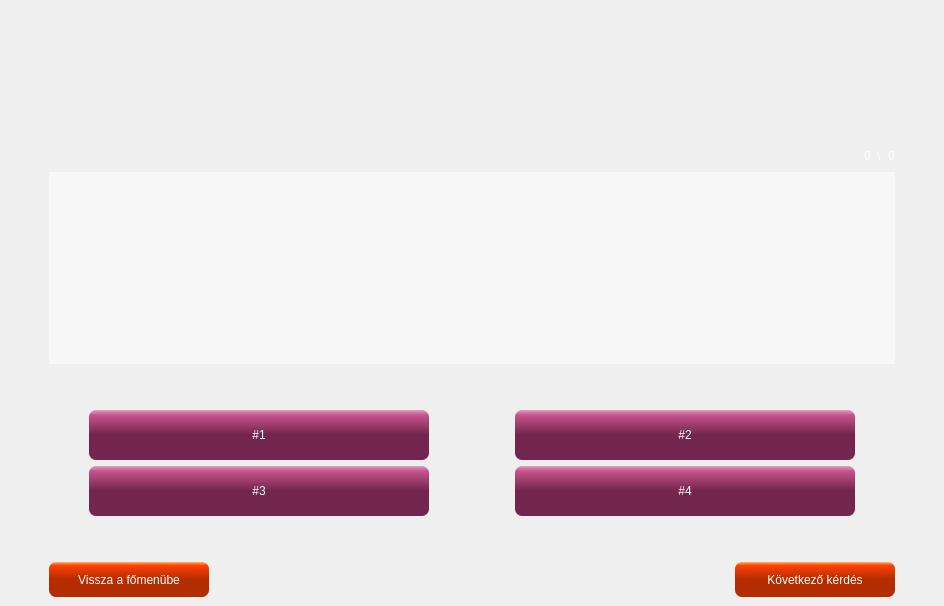
<?xml version="1.0" encoding="UTF-8"?>
<ui version="4.0">
 <class>QuizFelulet</class>
 <widget class="QMainWindow" name="QuizFelulet">
  <property name="geometry">
   <rect>
    <x>0</x>
    <y>0</y>
    <width>944</width>
    <height>606</height>
   </rect>
  </property>
  <property name="windowTitle">
   <string>MainWindow</string>
  </property>
  <widget class="QWidget" name="centralwidget">
   <property name="styleSheet">
    <string notr="true">QPushButton {
color: white;
font: bold 11pt &quot;MS Shell Dlg 2&quot;;
background-color: QLinearGradient( x1: 0, y1: 0, x2: 0, y2: 1, stop: 0 #df9fbf, stop: 0.1 #c6538c,  stop: 0.49 #73264d );
selection-background-color: blue;
border-radius: 7px;

margin-left: 0px;
/*ccc*/
}
QPushButton:hover {
background-color: QLinearGradient( x1: 0, y1: 0, x2: 0, y2: 1, stop: 0 #f2d9e6, stop: 0.1 #cc6699,  stop: 0.49 #d98cb3 );
}
QLabel{
	font: bold 12pt &quot;MS Shell Dlg 2&quot;;
	color: rgb(255, 255, 255);
}</string>
   </property>
   <layout class="QGridLayout" name="gridLayout">
    <item row="1" column="1" rowspan="2" colspan="2">
     <layout class="QVBoxLayout" name="verticalLayout_4">
      <item>
       <layout class="QVBoxLayout" name="verticalLayout_3">
        <item>
         <layout class="QVBoxLayout" name="verticalLayout_2">
          <item>
           <layout class="QHBoxLayout" name="horizontalLayout_3">
            <item>
             <spacer name="horizontalSpacer">
              <property name="orientation">
               <enum>Qt::Horizontal</enum>
              </property>
              <property name="sizeHint" stdset="0">
               <size>
                <width>40</width>
                <height>20</height>
               </size>
              </property>
             </spacer>
            </item>
            <item>
             <widget class="QLabel" name="counter">
              <property name="text">
               <string>0</string>
              </property>
             </widget>
            </item>
            <item>
             <widget class="QLabel" name="label_3">
              <property name="text">
               <string>\</string>
              </property>
             </widget>
            </item>
            <item>
             <widget class="QLabel" name="osszCounter">
              <property name="text">
               <string>0</string>
              </property>
             </widget>
            </item>
           </layout>
          </item>
          <item>
           <widget class="QTextEdit" name="kerdesTextEdit">
            <property name="acceptDrops">
             <bool>false</bool>
            </property>
            <property name="styleSheet">
             <string notr="true">/*background-color: transparent;*/
font: bold 13pt &quot;MS Shell Dlg 2&quot;;
background-color : rgb(255, 255, 255, 0.5);
opacity: 0.5;
color:rgb(0, 0, 0)</string>
            </property>
            <property name="frameShape">
             <enum>QFrame::NoFrame</enum>
            </property>
            <property name="frameShadow">
             <enum>QFrame::Plain</enum>
            </property>
            <property name="lineWrapMode">
             <enum>QTextEdit::WidgetWidth</enum>
            </property>
            <property name="readOnly">
             <bool>true</bool>
            </property>
            <property name="markdown">
             <string/>
            </property>
            <property name="html">
             <string>&lt;!DOCTYPE HTML PUBLIC &quot;-//W3C//DTD HTML 4.0//EN&quot; &quot;http://www.w3.org/TR/REC-html40/strict.dtd&quot;&gt;
&lt;html&gt;&lt;head&gt;&lt;meta name=&quot;qrichtext&quot; content=&quot;1&quot; /&gt;&lt;style type=&quot;text/css&quot;&gt;
p, li { white-space: pre-wrap; }
&lt;/style&gt;&lt;/head&gt;&lt;body style=&quot; font-family:'MS Shell Dlg 2'; font-size:13pt; font-weight:600; font-style:normal;&quot;&gt;
&lt;p align=&quot;center&quot; style=&quot;-qt-paragraph-type:empty; margin-top:0px; margin-bottom:0px; margin-left:0px; margin-right:0px; -qt-block-indent:0; text-indent:0px;&quot;&gt;&lt;br /&gt;&lt;/p&gt;
&lt;p align=&quot;center&quot; style=&quot;-qt-paragraph-type:empty; margin-top:0px; margin-bottom:0px; margin-left:0px; margin-right:0px; -qt-block-indent:0; text-indent:0px;&quot;&gt;&lt;br /&gt;&lt;/p&gt;
&lt;p align=&quot;center&quot; style=&quot;-qt-paragraph-type:empty; margin-top:0px; margin-bottom:0px; margin-left:0px; margin-right:0px; -qt-block-indent:0; text-indent:0px;&quot;&gt;&lt;br /&gt;&lt;/p&gt;&lt;/body&gt;&lt;/html&gt;</string>
            </property>
           </widget>
          </item>
          <item>
           <spacer name="verticalSpacer_2">
            <property name="orientation">
             <enum>Qt::Vertical</enum>
            </property>
            <property name="sizeHint" stdset="0">
             <size>
              <width>20</width>
              <height>40</height>
             </size>
            </property>
           </spacer>
          </item>
         </layout>
        </item>
        <item>
         <layout class="QVBoxLayout" name="verticalLayout">
          <item>
           <layout class="QHBoxLayout" name="horizontalLayout">
            <item>
             <spacer name="horizontalSpacer_4">
              <property name="orientation">
               <enum>Qt::Horizontal</enum>
              </property>
              <property name="sizeType">
               <enum>QSizePolicy::Fixed</enum>
              </property>
              <property name="sizeHint" stdset="0">
               <size>
                <width>40</width>
                <height>20</height>
               </size>
              </property>
             </spacer>
            </item>
            <item>
             <widget class="QPushButton" name="valasz1Button">
              <property name="minimumSize">
               <size>
                <width>0</width>
                <height>50</height>
               </size>
              </property>
              <property name="text">
               <string>#1</string>
              </property>
             </widget>
            </item>
            <item>
             <spacer name="horizontalSpacer_2">
              <property name="orientation">
               <enum>Qt::Horizontal</enum>
              </property>
              <property name="sizeType">
               <enum>QSizePolicy::Fixed</enum>
              </property>
              <property name="sizeHint" stdset="0">
               <size>
                <width>80</width>
                <height>20</height>
               </size>
              </property>
             </spacer>
            </item>
            <item>
             <widget class="QPushButton" name="valasz2Button">
              <property name="minimumSize">
               <size>
                <width>50</width>
                <height>50</height>
               </size>
              </property>
              <property name="text">
               <string>#2</string>
              </property>
             </widget>
            </item>
            <item>
             <spacer name="horizontalSpacer_6">
              <property name="orientation">
               <enum>Qt::Horizontal</enum>
              </property>
              <property name="sizeType">
               <enum>QSizePolicy::Fixed</enum>
              </property>
              <property name="sizeHint" stdset="0">
               <size>
                <width>40</width>
                <height>20</height>
               </size>
              </property>
             </spacer>
            </item>
           </layout>
          </item>
          <item>
           <layout class="QHBoxLayout" name="horizontalLayout_2">
            <item>
             <spacer name="horizontalSpacer_5">
              <property name="orientation">
               <enum>Qt::Horizontal</enum>
              </property>
              <property name="sizeType">
               <enum>QSizePolicy::Fixed</enum>
              </property>
              <property name="sizeHint" stdset="0">
               <size>
                <width>40</width>
                <height>20</height>
               </size>
              </property>
             </spacer>
            </item>
            <item>
             <widget class="QPushButton" name="valasz3Button">
              <property name="minimumSize">
               <size>
                <width>0</width>
                <height>50</height>
               </size>
              </property>
              <property name="styleSheet">
               <string notr="true">QPushButton {
color: white;
font: bold 11pt &quot;MS Shell Dlg 2&quot;;
background-color: QLinearGradient( x1: 0, y1: 0, x2: 0, y2: 1, stop: 0 #df9fbf, stop: 0.1 #c6538c,  stop: 0.49 #73264d );
selection-background-color: blue;
border-radius: 7px;

margin-left: 0px;
/*ccc*/
}
QPushButton:hover {
background-color: QLinearGradient( x1: 0, y1: 0, x2: 0, y2: 1, stop: 0 #f2d9e6, stop: 0.1 #cc6699,  stop: 0.49 #d98cb3 );
}</string>
              </property>
              <property name="text">
               <string>#3</string>
              </property>
             </widget>
            </item>
            <item>
             <spacer name="horizontalSpacer_3">
              <property name="orientation">
               <enum>Qt::Horizontal</enum>
              </property>
              <property name="sizeType">
               <enum>QSizePolicy::Fixed</enum>
              </property>
              <property name="sizeHint" stdset="0">
               <size>
                <width>80</width>
                <height>20</height>
               </size>
              </property>
             </spacer>
            </item>
            <item>
             <widget class="QPushButton" name="valasz4Button">
              <property name="minimumSize">
               <size>
                <width>0</width>
                <height>50</height>
               </size>
              </property>
              <property name="text">
               <string>#4</string>
              </property>
             </widget>
            </item>
            <item>
             <spacer name="horizontalSpacer_7">
              <property name="orientation">
               <enum>Qt::Horizontal</enum>
              </property>
              <property name="sizeType">
               <enum>QSizePolicy::Fixed</enum>
              </property>
              <property name="sizeHint" stdset="0">
               <size>
                <width>40</width>
                <height>20</height>
               </size>
              </property>
             </spacer>
            </item>
           </layout>
          </item>
         </layout>
        </item>
        <item>
         <spacer name="verticalSpacer">
          <property name="orientation">
           <enum>Qt::Vertical</enum>
          </property>
          <property name="sizeHint" stdset="0">
           <size>
            <width>20</width>
            <height>40</height>
           </size>
          </property>
         </spacer>
        </item>
       </layout>
      </item>
      <item>
       <layout class="QHBoxLayout" name="horizontalLayout_4">
        <item>
         <widget class="QPushButton" name="nextQuestion_2">
          <property name="minimumSize">
           <size>
            <width>160</width>
            <height>35</height>
           </size>
          </property>
          <property name="maximumSize">
           <size>
            <width>350</width>
            <height>16777215</height>
           </size>
          </property>
          <property name="layoutDirection">
           <enum>Qt::LeftToRight</enum>
          </property>
          <property name="styleSheet">
           <string notr="true">QPushButton {
color: white;
font: bold 11pt &quot;MS Shell Dlg 2&quot;;
background-color: QLinearGradient( x1: 0, y1: 0, x2: 0, y2: 1, stop: 0 #ffb366, stop: 0.1 #ff4000,  stop: 0.49 #b32d00 );
selection-background-color: blue;
border-radius: 7px;

margin-left: 0px;
/*ccc*/
}
QPushButton:hover {
background-color: QLinearGradient( x1: 0, y1: 0, x2: 0, y2: 1, stop: 0 #f2d9e6, stop: 0.1 #cc6699,  stop: 0.49 #d98cb3 );
}</string>
          </property>
          <property name="text">
           <string>Vissza a főmenübe</string>
          </property>
         </widget>
        </item>
        <item>
         <spacer name="horizontalSpacer_8">
          <property name="orientation">
           <enum>Qt::Horizontal</enum>
          </property>
          <property name="sizeHint" stdset="0">
           <size>
            <width>40</width>
            <height>20</height>
           </size>
          </property>
         </spacer>
        </item>
        <item>
         <widget class="QPushButton" name="nextQuestion">
          <property name="minimumSize">
           <size>
            <width>160</width>
            <height>35</height>
           </size>
          </property>
          <property name="maximumSize">
           <size>
            <width>350</width>
            <height>16777215</height>
           </size>
          </property>
          <property name="layoutDirection">
           <enum>Qt::LeftToRight</enum>
          </property>
          <property name="styleSheet">
           <string notr="true">QPushButton {
color: white;
font: bold 11pt &quot;MS Shell Dlg 2&quot;;
background-color: QLinearGradient( x1: 0, y1: 0, x2: 0, y2: 1, stop: 0 #ffb366, stop: 0.1 #ff4000,  stop: 0.49 #b32d00 );
selection-background-color: blue;
border-radius: 7px;

margin-left: 0px;
/*ccc*/
}
QPushButton:hover {
background-color: QLinearGradient( x1: 0, y1: 0, x2: 0, y2: 1, stop: 0 #f2d9e6, stop: 0.1 #cc6699,  stop: 0.49 #d98cb3 );
}</string>
          </property>
          <property name="text">
           <string>Következő kérdés</string>
          </property>
         </widget>
        </item>
       </layout>
      </item>
     </layout>
    </item>
    <item row="2" column="3">
     <spacer name="horizontalSpacer_10">
      <property name="orientation">
       <enum>Qt::Horizontal</enum>
      </property>
      <property name="sizeType">
       <enum>QSizePolicy::Fixed</enum>
      </property>
      <property name="sizeHint" stdset="0">
       <size>
        <width>40</width>
        <height>20</height>
       </size>
      </property>
     </spacer>
    </item>
    <item row="1" column="0">
     <spacer name="horizontalSpacer_9">
      <property name="orientation">
       <enum>Qt::Horizontal</enum>
      </property>
      <property name="sizeType">
       <enum>QSizePolicy::Fixed</enum>
      </property>
      <property name="sizeHint" stdset="0">
       <size>
        <width>40</width>
        <height>20</height>
       </size>
      </property>
     </spacer>
    </item>
    <item row="0" column="1">
     <spacer name="verticalSpacer_3">
      <property name="orientation">
       <enum>Qt::Vertical</enum>
      </property>
      <property name="sizeType">
       <enum>QSizePolicy::Expanding</enum>
      </property>
      <property name="sizeHint" stdset="0">
       <size>
        <width>20</width>
        <height>60</height>
       </size>
      </property>
     </spacer>
    </item>
   </layout>
  </widget>
 </widget>
 <resources/>
 <connections/>
</ui>
